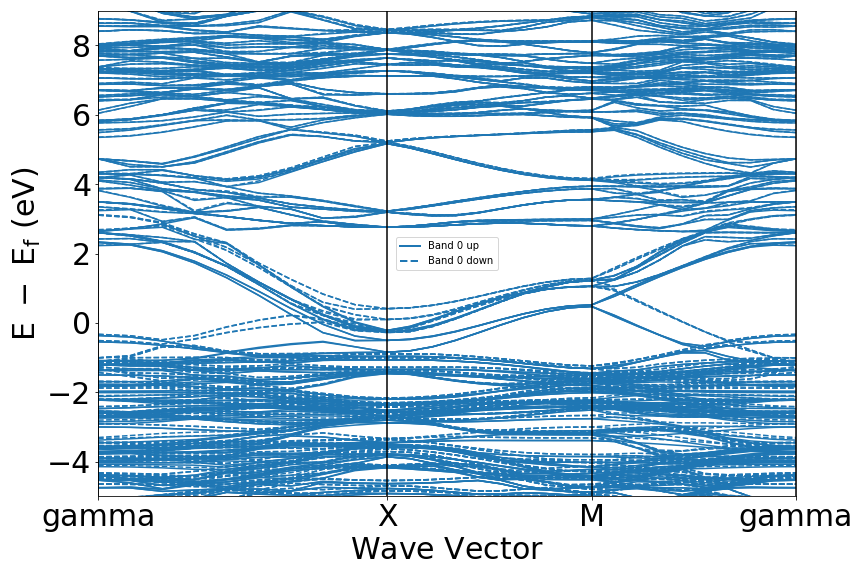

This figure's Python source:
from pymatgen.io.vasp import Vasprun, BSVasprun
from pymatgen.electronic_structure.plotter import BSPlotter

v = BSVasprun("band/vasprun.xml")
bs = v.get_band_structure(kpoints_filename="band/KPOINTS",line_mode=True)
plt = BSPlotter(bs)
result = plt.get_plot(vbm_cbm_marker=True,ylim=(-5,9))
result.savefig('band.png')
